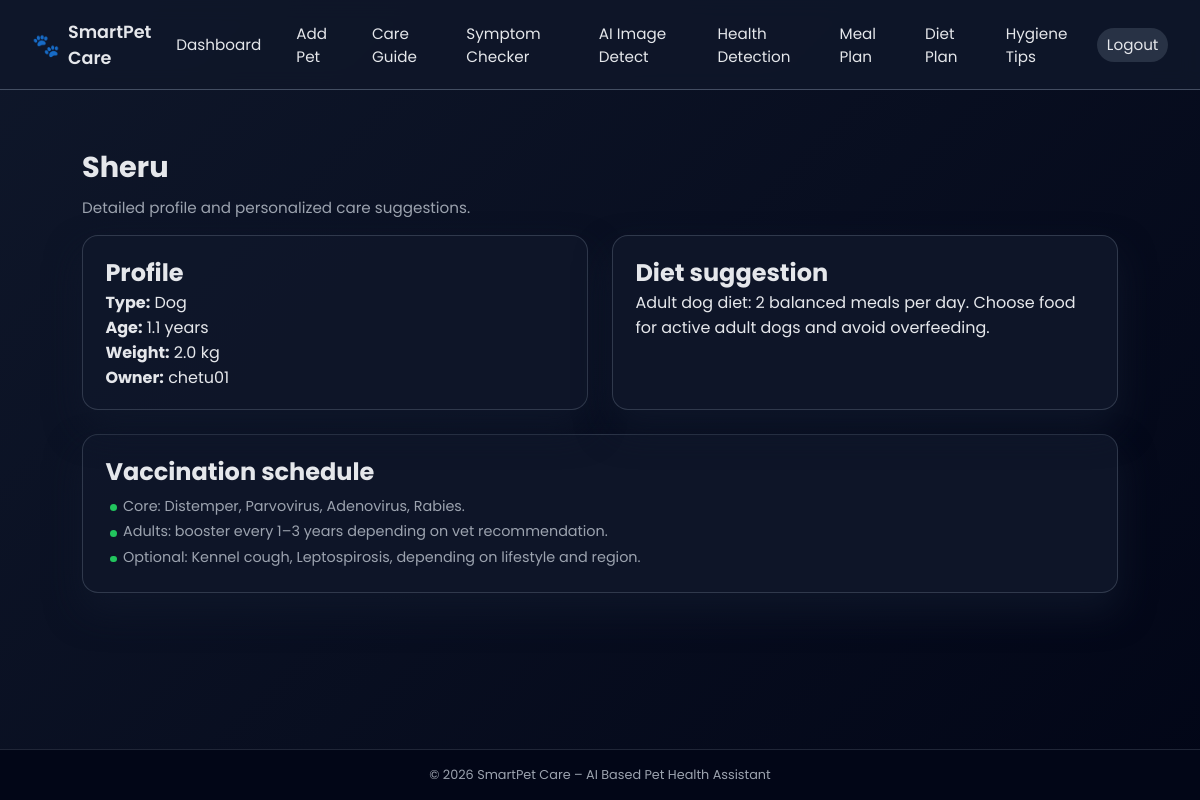
/pet/1 (signed in), run on the app's committed database.
### backend/app.py (models this page shows, shortened)
class Pet(db.Model):
    id = db.Column(db.Integer, primary_key=True)
    name = db.Column(db.String(80), nullable=False)
    species = db.Column(db.String(20), nullable=False)
    age_years = db.Column(db.Float, nullable=False)
    weight_kg = db.Column(db.Float, nullable=False)
    created_at = db.Column(db.DateTime, default=datetime.utcnow)
    owner_id = db.Column(db.Integer, db.ForeignKey("user.id"), nullable=False)

class User(UserMixin, db.Model):
    id = db.Column(db.Integer, primary_key=True)
    username = db.Column(db.String(80), unique=True, nullable=False)
    email = db.Column(db.String(120), unique=True, nullable=False)
    password_hash = db.Column(db.String(255), nullable=False)
    created_at = db.Column(db.DateTime, default=datetime.utcnow)
    pets = db.relationship("Pet", backref="owner", lazy=True)

### backend/app.py (the view)
@app.route("/pet/<int:pet_id>")
@login_required
def pet_detail(pet_id):
    pet = Pet.query.filter_by(id=pet_id, owner_id=current_user.id).first_or_404()
    diet = suggest_diet(pet.species, pet.age_years, pet.weight_kg)
    vaccinations = get_vaccination_schedule(pet.species, pet.age_years)
    return render_template(
        "pet_detail.html",
        pet=pet,
        diet=diet,
        vaccinations=vaccinations,
    )

### backend/ai_utils.py (called while the page is built, shortened)
def suggest_diet(species: str, age_years: float, weight_kg: float) -> str:
    species = species.lower()
    if species == "dog":
        if age_years < 1:
            return "Puppy diet: 3–4 small meals per day, high-quality puppy kibble rich in protein and DHA."
        if age_years < 7:
            return "Adult dog diet: 2 balanced meals per day. Choose food for active adult dogs and avoid overfeeding."
        return "Senior dog diet: easy-to-digest food, slightly lower calories, and joint-support supplements if vet recommends."

### backend/app.py (called while the page is built)
@login_manager.user_loader
def load_user(user_id):
    return User.query.get(int(user_id))

### backend/templates/pet_detail.html (shortened to what this page needs)
{% extends "base.html" %}
{% block content %}
<section class="page-header">
    <h1>{{ pet.name }}</h1>
    <p class="subtitle">Detailed profile and personalized care suggestions.</p>
</section>
<section class="grid grid-2">
    <article class="card">
        <h2>Profile</h2>
        <p><strong>Type:</strong> {{ pet.species|capitalize }}</p>
        <p><strong>Age:</strong> {{ "%.1f"|format(pet.age_years) }} years</p>
        <p><strong>Weight:</strong> {{ "%.1f"|format(pet.weight_kg) }} kg</p>
        <p><strong>Owner:</strong> {{ current_user.username }}</p>
    </article>
    <article class="card">
        <h2>Diet suggestion</h2>
        <p>{{ diet }}</p>
    </article>
</section>
<section class="card card-wide">
    <h2>Vaccination schedule</h2>
    <ul class="bullet-list">
        {% for item in vaccinations %}
            <li>{{ item }}</li>
        {% endfor %}
    </ul>
</section>
{% endblock %}

### backend/static/css/style.css (style rules this page uses)
*, *::before, *::after { box-sizing: border-box; margin: 0; padding: 0; }
body { font-family: "Poppins", system-ui, -apple-system, BlinkMacSystemFont, "Segoe UI", sans-serif; background: linear-gradient(135deg, #0f172a, #020617); color: #e5e7eb; min-height: 100vh; display: flex; flex-direction: column; }
.page-header { margin: 1.5rem 0 1rem; }
.page-header h1 { font-size: 1.8rem; margin-bottom: 0.4rem; }
.subtitle { color: #9ca3af; font-size: 0.95rem; margin-bottom: 0.5rem; }
.grid { display: grid; grid-template-columns: repeat(auto-fill, minmax(260px, 1fr)); gap: 1.5rem; margin-top: 1rem; }
.grid-2 { grid-template-columns: repeat(auto-fit, minmax(280px, 1fr)); }
.card { background: rgba(15, 23, 42, 0.95); border-radius: 1rem; padding: 1.2rem 1.4rem; box-shadow: 0 18px 35px rgba(15, 23, 42, 0.85); border: 1px solid rgba(148, 163, 184, 0.25); }
.card-wide { margin-top: 1.5rem; }
.bullet-list { list-style: none; margin-top: 0.4rem; font-size: 0.9rem; color: #9ca3af; }
.bullet-list li { margin-bottom: 0.3rem; position: relative; padding-left: 1.1rem; }
.bullet-list li::before { content: ""; position: absolute; left: 0.3rem; top: 0.55rem; width: 0.4rem; height: 0.4rem; border-radius: 999px; background: #22c55e; }

### data on the page
Pet: name "Sheru", species "Dog", age_years "1.1", weight_kg "2.0"
User: username "chetu01"

### other printed values
{{ diet }} "Adult dog diet: 2 balanced meals per day. Choose food for active adult dogs and avoid overfeeding."
{{ item }} "Core: Distemper, Parvovirus, Adenovirus, Rabies." "Adults: booster every 1–3 years depending on vet recommendation." "Optional: Kennel cough, Leptospirosis, depending on lifestyle and region."
{{ 2026 }} "2026"
